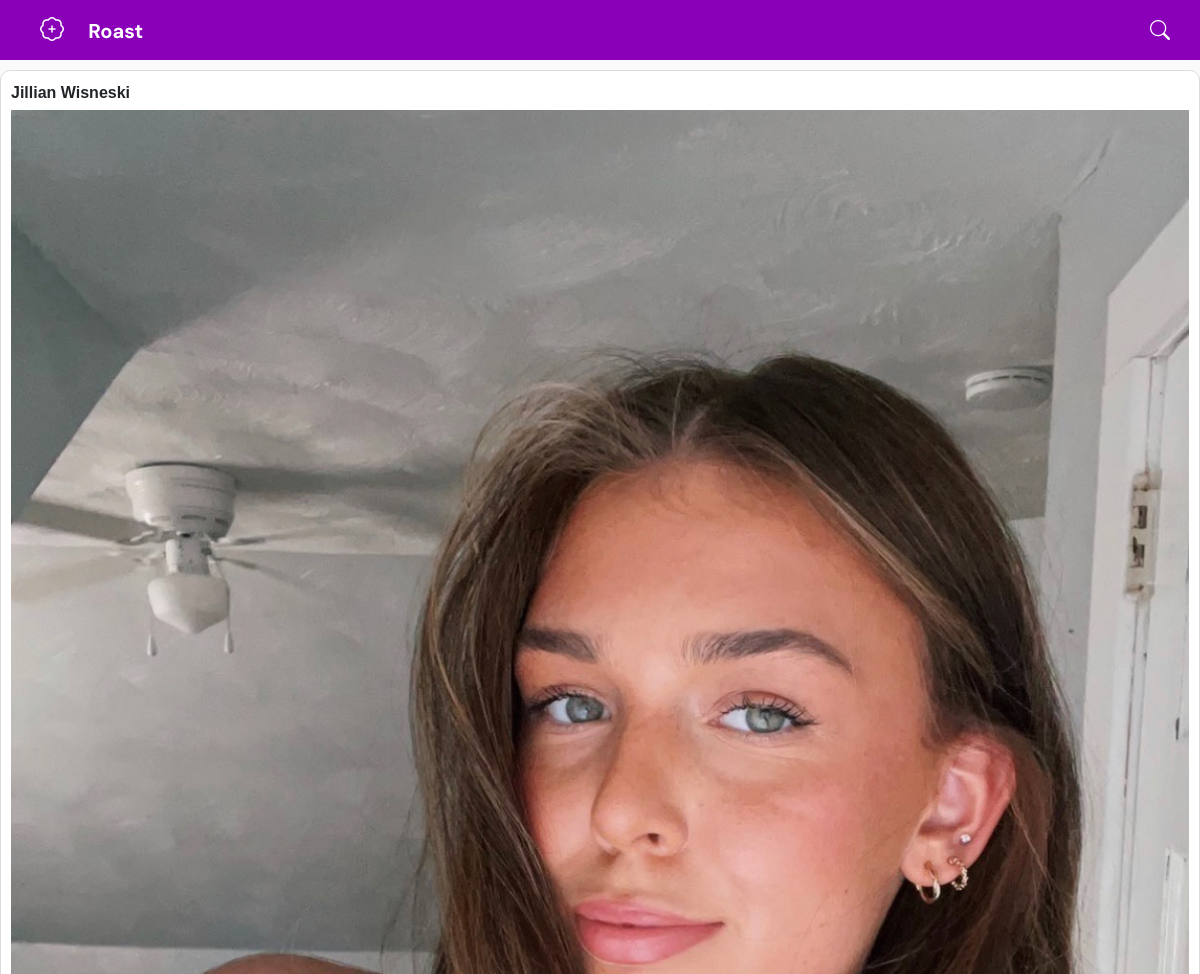
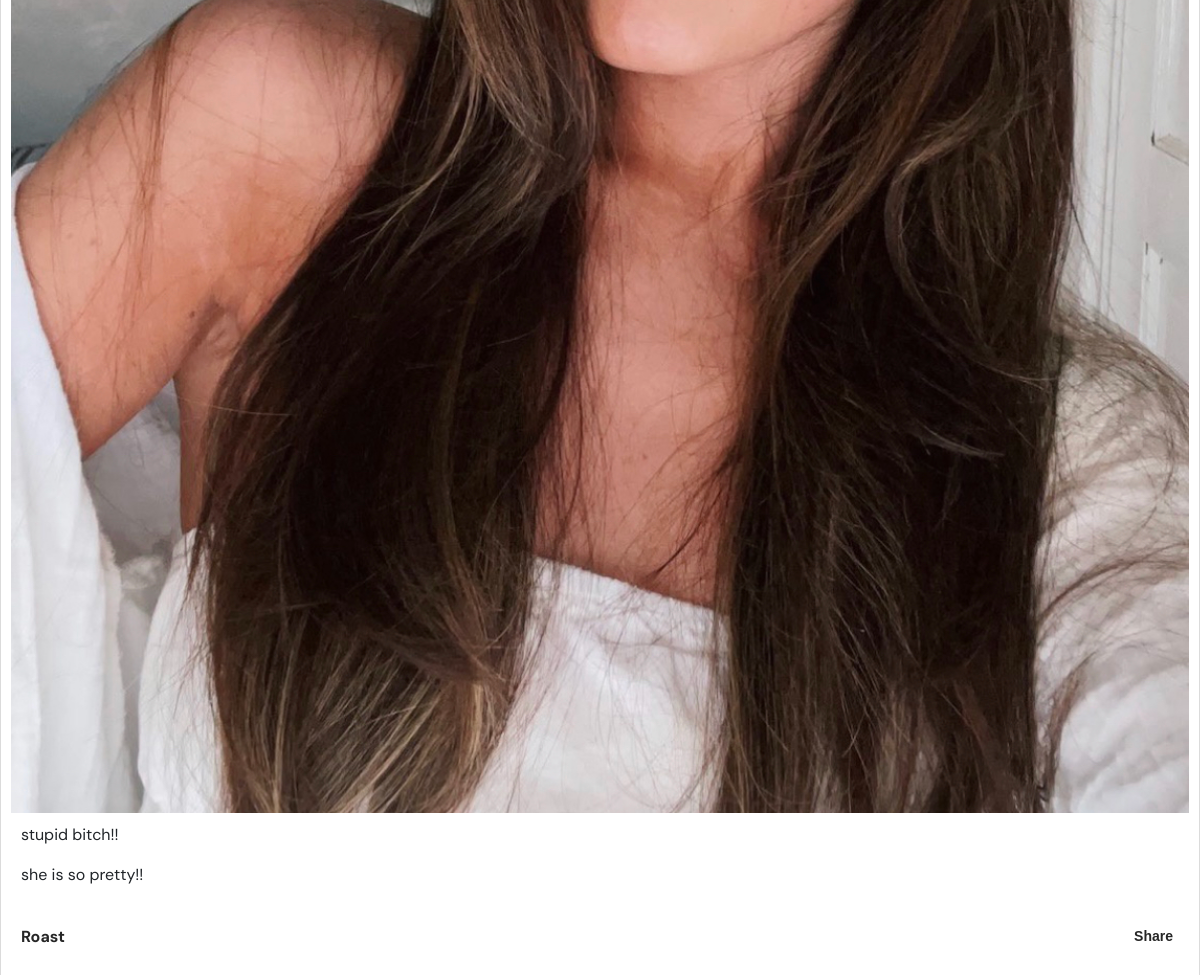
The page /7/ (signed in) on the database its author committed (2 pictures, top to bottom).
### home/models.py (models this page shows, shortened)
class Post(models.Model):
    author = models.ForeignKey(User, on_delete=models.CASCADE)
    picture = models.ImageField(upload_to='static/posts/')
    caption = models.CharField(max_length=255)
    created_at = models.DateTimeField(auto_now_add=True)

class Comment(models.Model):
    post = models.ForeignKey(Post, on_delete=models.CASCADE, related_name='comments')
    author = models.ForeignKey(User, on_delete=models.CASCADE)
    content = models.TextField()
    created_at = models.DateTimeField(auto_now_add=True)
    def __str__(self):
        return self.content

### home/views.py (the view)
# urls.py: path('<int:post_id>/', views.post_detail, name='post_detail'),
def post_detail(request, post_id):
    context = {}
    post = get_object_or_404(Post, pk=post_id)
    comments = Comment.objects.all().order_by('-id')
    context['comments'] = comments
    context['post'] = post
    print(comments)
    return render(request, "post.html", context=context)

### home/templates/post.html (shortened to what this page needs)
{% extends 'base.html' %}
{% block content %}
<div class="post-container">
    <div class="post-caption">{{ post.caption }}</div>
    <img class="post-image" src="{{ post.picture.url }}" alt="Post Picture">
    <div class="post-comments">
        {% if user.is_authenticated %}
            {% for comment in comments %}
                {% if comment.post == post  %}
                    <p>{{ comment.content }}</p>
                {% endif %}
            {% empty %}
                <p>No comments yet.</p>
            {% endfor %}
         {% else %}
            <p><a href="/register/">See comments</a></p>
        {% endif %}
    </div>
    {% if user.is_authenticated %}
    <div class="button-container">
        <div class="add-roast"><p>Roast</p></div>
        <button class="share-button" onclick="copyLink('{{ post.get_absolute_url }}/{{post.id}}')">Share</button>
    </div>
    {% else %}
        <div class="add-roast"><a href="/register/" >Roast</a></div>
    {% endif %}
</div>
{% endblock %}

### home/templates/post.html (style rules this page uses)
body { font-family: Arial, sans-serif; background-color: #fafafa; margin: 0; padding: 0; }
.post-container { background-color: #ffffff; border: 1px solid #dbdbdb; margin-bottom: 20px; padding: 10px; border-radius: 10px; }
.post-caption { font-weight: bold; margin-bottom: 5px; }
.post-image { width: 100%; height: auto; }
.post-comments { padding: 10px; }
.add-roast { font-weight: bold; color: #262626; cursor: pointer; margin-top: 2px; padding: 10px; }
.share-button { font-size: 14px; font-weight: bold; text-decoration: none; padding: 8px 16px; color: #262626; background-color: transparent; border: none; outline: none; cursor: pointer; margin-top: -15px; display: inline-block; }
.button-container { display: flex; align-items: center; justify-content: space-between; }

### home/templates/base.html (style rules this page uses)
p { font-family: 'DM Sans', sans-serif; }

### rows shown on the page
Post: caption "Jillian Wisneski", picture (picture)
Comment: content "stupid bitch!!"
Comment: content "she is so pretty!!"
